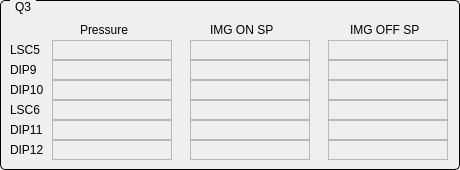
  <widget class="QGroupBox" name="groupBox_8">
   <property name="geometry">
    <rect>
     <x>480</x>
     <y>10</y>
     <width>460</width>
     <height>170</height>
    </rect>
   </property>
   <property name="styleSheet">
    <string notr="true">QGroupBox {
     border: 1px solid black;
     border-radius: 5px;
     margin-top: 0.5em;
 }
 
 QGroupBox::title {
     subcontrol-origin: margin;
     left: 10px;
     padding: 0 3px 0 3px;
 }</string>
   </property>
   <property name="title">
    <string>Q3</string>
   </property>
   <widget class="QLabel" name="label_20">
    <property name="geometry">
     <rect>
      <x>10</x>
      <y>40</y>
      <width>40</width>
      <height>20</height>
     </rect>
    </property>
    <property name="text">
     <string>LSC5</string>
    </property>
   </widget>
   <widget class="QLabel" name="label_21">
    <property name="geometry">
     <rect>
      <x>10</x>
      <y>60</y>
      <width>40</width>
      <height>20</height>
     </rect>
    </property>
    <property name="text">
     <string>DIP9</string>
    </property>
   </widget>
   <widget class="QLabel" name="label_22">
    <property name="geometry">
     <rect>
      <x>10</x>
      <y>80</y>
      <width>40</width>
      <height>20</height>
     </rect>
    </property>
    <property name="text">
     <string>DIP10</string>
    </property>
   </widget>
   <widget class="QLabel" name="label_27">
    <property name="geometry">
     <rect>
      <x>10</x>
      <y>100</y>
      <width>40</width>
      <height>20</height>
     </rect>
    </property>
    <property name="text">
     <string>LSC6</string>
    </property>
   </widget>
   <widget class="QLabel" name="label_28">
    <property name="geometry">
     <rect>
      <x>10</x>
      <y>120</y>
      <width>40</width>
      <height>20</height>
     </rect>
    </property>
    <property name="text">
     <string>DIP11</string>
    </property>
   </widget>
   <widget class="QLabel" name="label_29">
    <property name="geometry">
     <rect>
      <x>10</x>
      <y>140</y>
      <width>40</width>
      <height>20</height>
     </rect>
    </property>
    <property name="text">
     <string>DIP12</string>
    </property>
   </widget>
   <widget class="QLabel" name="label_30">
    <property name="geometry">
     <rect>
      <x>80</x>
      <y>20</y>
      <width>60</width>
      <height>20</height>
     </rect>
    </property>
    <property name="text">
     <string>Pressure</string>
    </property>
   </widget>
   <widget class="QLabel" name="label_32">
    <property name="geometry">
     <rect>
      <x>210</x>
      <y>20</y>
      <width>80</width>
      <height>20</height>
     </rect>
    </property>
    <property name="text">
     <string>IMG ON SP</string>
    </property>
   </widget>
   <widget class="QLabel" name="label_33">
    <property name="geometry">
     <rect>
      <x>350</x>
      <y>20</y>
      <width>80</width>
      <height>20</height>
     </rect>
    </property>
    <property name="text">
     <string>IMG OFF SP</string>
    </property>
   </widget>
   <widget class="QELabel" name="pressureLSS1_16">
    <property name="geometry">
     <rect>
      <x>52</x>
      <y>40</y>
      <width>120</width>
      <height>20</height>
     </rect>
    </property>
    <property name="font">
     <font>
      <family>Cantarell</family>
     </font>
    </property>
    <property name="frameShape">
     <enum>QFrame::StyledPanel</enum>
    </property>
    <property name="variable" stdset="0">
     <string>SRC09-VA-IMG1:getPressure</string>
    </property>
    <property name="notation" stdset="0">
     <enum>QE::Scientific</enum>
    </property>
   </widget>
   <widget class="QELabel" name="onspLSS1_16">
    <property name="geometry">
     <rect>
      <x>190</x>
      <y>40</y>
      <width>120</width>
      <height>20</height>
     </rect>
    </property>
    <property name="font">
     <font>
      <family>Cantarell</family>
     </font>
    </property>
    <property name="frameShape">
     <enum>QFrame::StyledPanel</enum>
    </property>
    <property name="variable" stdset="0">
     <string>SR-VA-GC5:getOnSetpoint1</string>
    </property>
    <property name="notation" stdset="0">
     <enum>QE::Scientific</enum>
    </property>
   </widget>
   <widget class="QELabel" name="offspLSS1_16">
    <property name="geometry">
     <rect>
      <x>328</x>
      <y>40</y>
      <width>120</width>
      <height>20</height>
     </rect>
    </property>
    <property name="font">
     <font>
      <family>Cantarell</family>
     </font>
    </property>
    <property name="frameShape">
     <enum>QFrame::StyledPanel</enum>
    </property>
    <property name="variable" stdset="0">
     <string>SR-VA-GC5:getOffSetpoint1</string>
    </property>
    <property name="notation" stdset="0">
     <enum>QE::Scientific</enum>
    </property>
   </widget>
   <widget class="QELabel" name="onspLSS1_17">
    <property name="geometry">
     <rect>
      <x>190</x>
      <y>60</y>
      <width>120</width>
      <height>20</height>
     </rect>
    </property>
    <property name="font">
     <font>
      <family>Cantarell</family>
     </font>
    </property>
    <property name="frameShape">
     <enum>QFrame::StyledPanel</enum>
    </property>
    <property name="variable" stdset="0">
     <string>SR-VA-GC5:getOnSetpoint2</string>
    </property>
    <property name="notation" stdset="0">
     <enum>QE::Scientific</enum>
    </property>
   </widget>
   <widget class="QELabel" name="pressureLSS1_17">
    <property name="geometry">
     <rect>
      <x>52</x>
      <y>60</y>
      <width>120</width>
      <height>20</height>
     </rect>
    </property>
    <property name="font">
     <font>
      <family>Cantarell</family>
     </font>
    </property>
    <property name="frameShape">
     <enum>QFrame::StyledPanel</enum>
    </property>
    <property name="variable" stdset="0">
     <string>SRC09-VA-IMG2:getPressure</string>
    </property>
    <property name="notation" stdset="0">
     <enum>QE::Scientific</enum>
    </property>
   </widget>
   <widget class="QELabel" name="offspLSS1_17">
    <property name="geometry">
     <rect>
      <x>328</x>
      <y>60</y>
      <width>120</width>
      <height>20</height>
     </rect>
    </property>
    <property name="font">
     <font>
      <family>Cantarell</family>
     </font>
    </property>
    <property name="frameShape">
     <enum>QFrame::StyledPanel</enum>
    </property>
    <property name="variable" stdset="0">
     <string>SR-VA-GC5:getOffSetpoint2</string>
    </property>
    <property name="notation" stdset="0">
     <enum>QE::Scientific</enum>
    </property>
   </widget>
   <widget class="QELabel" name="onspLSS1_18">
    <property name="geometry">
     <rect>
      <x>190</x>
      <y>80</y>
      <width>120</width>
      <height>20</height>
     </rect>
    </property>
    <property name="font">
     <font>
      <family>Cantarell</family>
     </font>
    </property>
    <property name="frameShape">
     <enum>QFrame::StyledPanel</enum>
    </property>
    <property name="variable" stdset="0">
     <string>SR-VA-GC5:getOnSetpoint3</string>
    </property>
    <property name="notation" stdset="0">
     <enum>QE::Scientific</enum>
    </property>
   </widget>
   <widget class="QELabel" name="pressureLSS1_18">
    <property name="geometry">
     <rect>
      <x>52</x>
      <y>80</y>
      <width>120</width>
      <height>20</height>
     </rect>
    </property>
    <property name="font">
     <font>
      <family>Cantarell</family>
     </font>
    </property>
    <property name="frameShape">
     <enum>QFrame::StyledPanel</enum>
    </property>
    <property name="variable" stdset="0">
     <string>SRC10-VA-IMG1:getPressure</string>
    </property>
    <property name="notation" stdset="0">
     <enum>QE::Scientific</enum>
    </property>
   </widget>
   <widget class="QELabel" name="offspLSS1_18">
    <property name="geometry">
     <rect>
      <x>328</x>
      <y>80</y>
      <width>120</width>
      <height>20</height>
     </rect>
    </property>
    <property name="font">
     <font>
      <family>Cantarell</family>
     </font>
    </property>
    <property name="frameShape">
     <enum>QFrame::StyledPanel</enum>
    </property>
    <property name="variable" stdset="0">
     <string>SR-VA-GC5:getOffSetpoint3</string>
    </property>
    <property name="notation" stdset="0">
     <enum>QE::Scientific</enum>
    </property>
   </widget>
   <widget class="QELabel" name="onspLSS1_19">
    <property name="geometry">
     <rect>
      <x>190</x>
      <y>100</y>
      <width>120</width>
      <height>20</height>
     </rect>
    </property>
    <property name="font">
     <font>
      <family>Cantarell</family>
     </font>
    </property>
    <property name="frameShape">
     <enum>QFrame::StyledPanel</enum>
    </property>
    <property name="variable" stdset="0">
     <string>SR-VA-GC6:getOnSetpoint1</string>
    </property>
    <property name="notation" stdset="0">
     <enum>QE::Scientific</enum>
    </property>
   </widget>
   <widget class="QELabel" name="pressureLSS1_19">
    <property name="geometry">
     <rect>
      <x>52</x>
      <y>100</y>
      <width>120</width>
      <height>20</height>
     </rect>
    </property>
    <property name="font">
     <font>
      <family>Cantarell</family>
     </font>
    </property>
    <property name="frameShape">
     <enum>QFrame::StyledPanel</enum>
    </property>
    <property name="variable" stdset="0">
     <string>SRC11-VA-IMG1:getPressure</string>
    </property>
    <property name="notation" stdset="0">
     <enum>QE::Scientific</enum>
    </property>
   </widget>
   <widget class="QELabel" name="offspLSS1_19">
    <property name="geometry">
     <rect>
      <x>328</x>
      <y>100</y>
      <width>120</width>
      <height>20</height>
     </rect>
    </property>
    <property name="font">
     <font>
      <family>Cantarell</family>
     </font>
    </property>
    <property name="frameShape">
     <enum>QFrame::StyledPanel</enum>
    </property>
    <property name="variable" stdset="0">
     <string>SR-VA-GC6:getOffSetpoint1</string>
    </property>
    <property name="notation" stdset="0">
     <enum>QE::Scientific</enum>
    </property>
   </widget>
   <widget class="QELabel" name="onspLSS1_20">
    <property name="geometry">
     <rect>
      <x>190</x>
      <y>120</y>
      <width>120</width>
      <height>20</height>
     </rect>
    </property>
    <property name="font">
     <font>
      <family>Cantarell</family>
     </font>
    </property>
    <property name="frameShape">
     <enum>QFrame::StyledPanel</enum>
    </property>
    <property name="variable" stdset="0">
     <string>SR-VA-GC6:getOnSetpoint2</string>
    </property>
    <property name="notation" stdset="0">
     <enum>QE::Scientific</enum>
    </property>
   </widget>
   <widget class="QELabel" name="pressureLSS1_20">
    <property name="geometry">
     <rect>
      <x>52</x>
      <y>120</y>
      <width>120</width>
      <height>20</height>
     </rect>
    </property>
    <property name="font">
     <font>
      <family>Cantarell</family>
     </font>
    </property>
    <property name="frameShape">
     <enum>QFrame::StyledPanel</enum>
    </property>
    <property name="variable" stdset="0">
     <string>SRC11-VA-IMG2:getPressure</string>
    </property>
    <property name="notation" stdset="0">
     <enum>QE::Scientific</enum>
    </property>
   </widget>
   <widget class="QELabel" name="offspLSS1_20">
    <property name="geometry">
     <rect>
      <x>328</x>
      <y>120</y>
      <width>120</width>
      <height>20</height>
     </rect>
    </property>
    <property name="font">
     <font>
      <family>Cantarell</family>
     </font>
    </property>
    <property name="frameShape">
     <enum>QFrame::StyledPanel</enum>
    </property>
    <property name="variable" stdset="0">
     <string>SR-VA-GC6:getOffSetpoint2</string>
    </property>
    <property name="notation" stdset="0">
     <enum>QE::Scientific</enum>
    </property>
   </widget>
   <widget class="QELabel" name="onspLSS1_21">
    <property name="geometry">
     <rect>
      <x>190</x>
      <y>140</y>
      <width>120</width>
      <height>20</height>
     </rect>
    </property>
    <property name="font">
     <font>
      <family>Cantarell</family>
     </font>
    </property>
    <property name="frameShape">
     <enum>QFrame::StyledPanel</enum>
    </property>
    <property name="variable" stdset="0">
     <string>SR-VA-GC6:getOnSetpoint3</string>
    </property>
    <property name="notation" stdset="0">
     <enum>QE::Scientific</enum>
    </property>
   </widget>
   <widget class="QELabel" name="pressureLSS1_21">
    <property name="geometry">
     <rect>
      <x>52</x>
      <y>140</y>
      <width>120</width>
      <height>20</height>
     </rect>
    </property>
    <property name="font">
     <font>
      <family>Cantarell</family>
     </font>
    </property>
    <property name="frameShape">
     <enum>QFrame::StyledPanel</enum>
    </property>
    <property name="variable" stdset="0">
     <string>SRC12-VA-IMG1:getPressure</string>
    </property>
    <property name="notation" stdset="0">
     <enum>QE::Scientific</enum>
    </property>
   </widget>
   <widget class="QELabel" name="offspLSS1_21">
    <property name="geometry">
     <rect>
      <x>328</x>
      <y>140</y>
      <width>120</width>
      <height>20</height>
     </rect>
    </property>
    <property name="font">
     <font>
      <family>Cantarell</family>
     </font>
    </property>
    <property name="frameShape">
     <enum>QFrame::StyledPanel</enum>
    </property>
    <property name="variable" stdset="0">
     <string>SR-VA-GC6:getOffSetpoint3</string>
    </property>
    <property name="notation" stdset="0">
     <enum>QE::Scientific</enum>
    </property>
   </widget>
  </widget>
